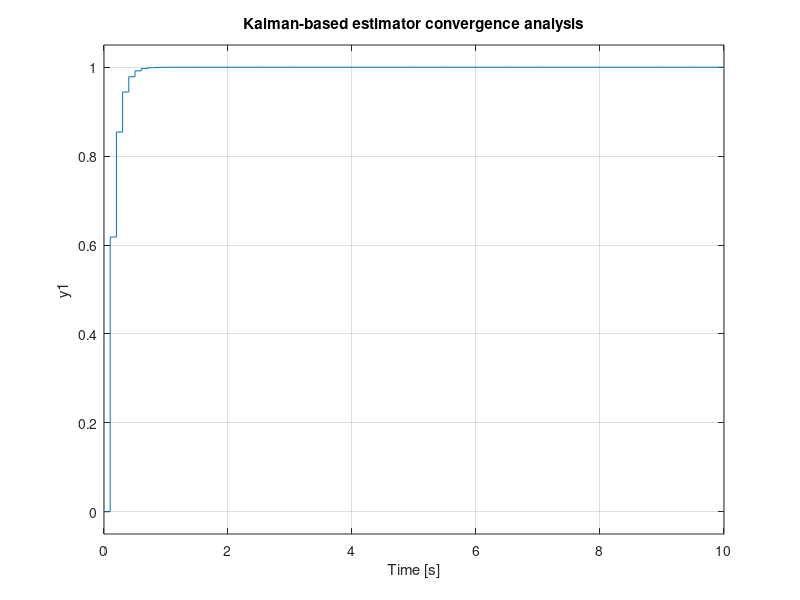
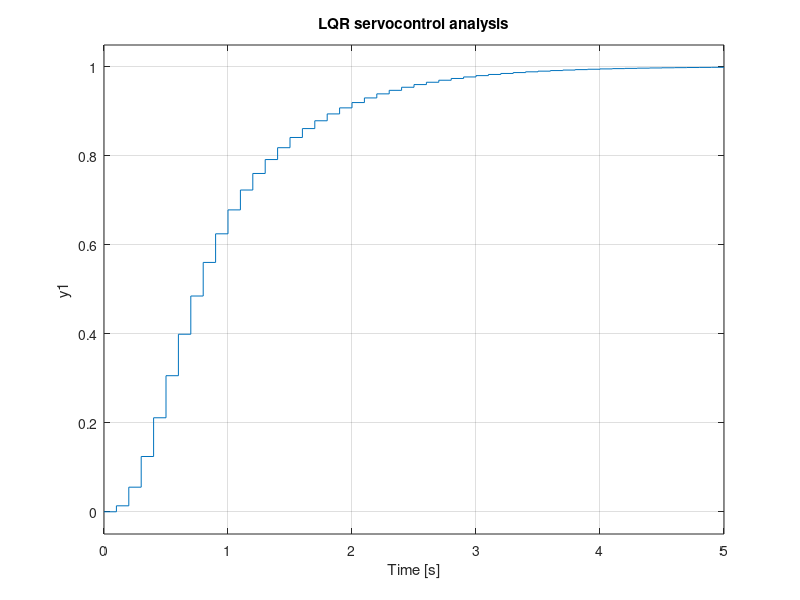
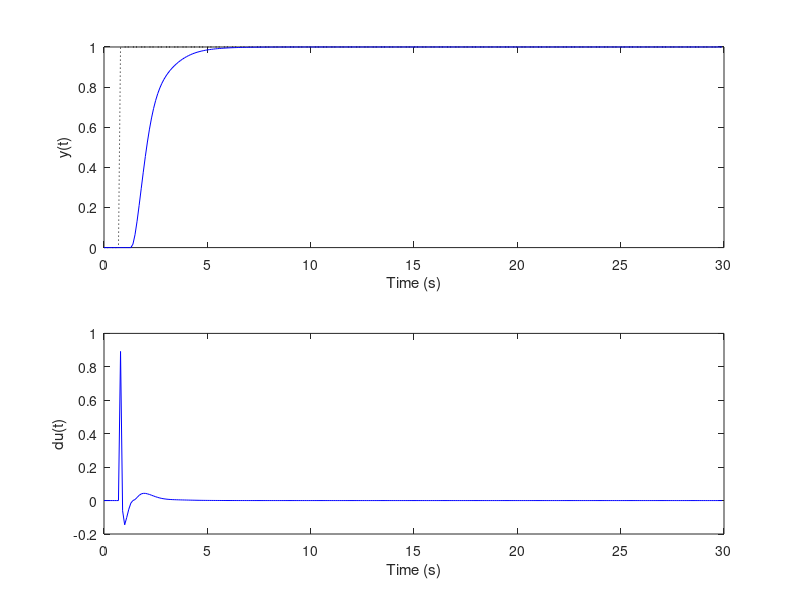

The MATLAB source for these figures, in order:
%% PMVC with full state feedback
clear all; close all; clc;

%% Example model
ks = 1; % static gain
wn = 2; % rad/s
zeta = 0.3; % damping factor
td = 0.5; % time delay in seconds



%% State-space realization
Ac = [0              1  ;
      -wn^2  -2*zeta*wn];
Bc = [0;  ks*wn^2];
C = [1 0];
D = 0;
sysc = ss(Ac,Bc,C,D);

%% State-space model ZOH equivalent
ws = 10*wn; % sampling frequency in rad/s
    fs = ws/(2*pi); % ... in Hz
    Ts = 1/fs
    Ts = 0.1; % approx.
sysd = c2d(sysc,Ts);
[Ad,Bd,Cd,Dd] = ssdata(sysd)

    % Total discrete time delay
    d = 1+ round(td/Ts);
    disp('Discrete time delay d = '); disp(d);

%% Model augmentation to include integrator at the
% input.
Aa = [ 1          Cd*Ad;
      zeros(2,1)  Ad  ];
Ba = [Cd*Bd  ;  Bd];
Ca = [Cd 0];
Da = 0;
sysa = ss(Aa,Ba,Ca,Da,Ts);

%% Kalman filter based estimator
Qkf = Ca'*Ca;
Rkf = 1;
L = [ dlqr(Aa',Ca',Qkf,Rkf) ]'
disp('Checking the state observer closed-loop eigenvalues');
eig(Aa-L*Ca)

    % Checking the Kalman-based estimator convergence
    syskf = ss(Aa-L*Ca, L, Ca, Da, Ts);
    figure; step(syskf);
       title('Kalman-based estimator convergence analysis');

%% LQR gain
Qlq = diag([1  50  0]);
Rlq = 1;
K =  dlqr(Aa,Ba,Qlq,Rlq) 
disp('Checking the LQR closed-loop eigenvalues');
eig(Aa-Ba*K)
    % Checking the LQR servocontrol
        syslq = ss(Aa-Ba*K, Ba*K(1), Ca, Da, Ts);
        figure; step(syslq);
        title('LQR servocontrol analysis');


%% PMVC
Nx = d+1; % State-prediction horizon (virtual delay)
LAM = diag([.1]); % control weighting factor

    % Main control law matrices
    Mx = K*( Aa^Nx -(Aa^(Nx-1))*L*Ca );
    
    Mu = [];
    for i = 1:Nx-1
	    Mu = [Mu (Aa^i)*Ba];
    end
	    Mu = K*Mu;
    
    My = K*Aa^(Nx-1)*L;


%% Discrete-time simulation of the PMVC system
tfinal = 30; % total time simulation
N = round( tfinal/Ts ); % total number of samples

    % Reference sequence
    r1(1:Nx+1) = 0; r1(Nx+2:N) = 1; % for y1
    

for k = 1:Nx % initial conditions
    % Plant model
    x(:,:,k)=[0;0];
    u(k) = 0;
    y(k) = Cd*x(:,:,k);

    % Controller
    xa(:,:,k) = zeros(3,1);
    du(k) = 0;
end

for k = Nx+1:N
    % Plant model
    x(:,:,k) = Ad*x(:,:,k-1) +Bd*u(k-d);
    y(k) = Cd*x(:,:,k);


    %% PMVC
    xa(:,:,k) = (Aa-L*Ca)*xa(:,:,k-1) +Ba*du(k-Nx) +L*y(k-1);
    
        % DU vector from Eq. (18)
        DU = [];
        for i = 1:Nx-1
            DU = [DU; du(k-i) ];
        end

    du(k) = inv(K*Ba+LAM)*( K*[r1(k);0;0] -Mx*xa(:,:,k) ...
        -Mu*DU -My*y(k) );

    %% Testing the LQG instead of PMVC
    %xa(:,:,k) = (Aa-L*Ca)*xa(:,:,k-1) +Ba*du(k-1) +L*y(k-1);
    %du(k) = K*([r1(k);0;0] -xa(:,:,k));

    % Control increment
    u(k) = u(k-1) +du(k);

end

%% Plots
t = 0:Ts:N*Ts-Ts;
figure;
    subplot(211)
    plot(t,r1,':k'); hold;
    plot(t,y,'b');
    ylabel('y(t)'); xlabel('Time (s)');
    subplot(212)
    plot(t,du,'b');
    ylabel('du(t)'); xlabel('Time (s)');
